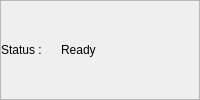
        <widget class="QWidget" name="StatusBar" native="true">
         <property name="minimumSize">
          <size>
           <width>0</width>
           <height>30</height>
          </size>
         </property>
         <layout class="QVBoxLayout" name="verticalLayout_14">
          <property name="spacing">
           <number>0</number>
          </property>
          <property name="leftMargin">
           <number>0</number>
          </property>
          <property name="topMargin">
           <number>0</number>
          </property>
          <property name="rightMargin">
           <number>0</number>
          </property>
          <property name="bottomMargin">
           <number>0</number>
          </property>
          <item>
           <widget class="QFrame" name="frame_18">
            <property name="minimumSize">
             <size>
              <width>30</width>
              <height>0</height>
             </size>
            </property>
            <property name="frameShape">
             <enum>QFrame::StyledPanel</enum>
            </property>
            <property name="frameShadow">
             <enum>QFrame::Raised</enum>
            </property>
            <layout class="QHBoxLayout" name="horizontalLayout_21">
             <property name="spacing">
              <number>0</number>
             </property>
             <property name="leftMargin">
              <number>0</number>
             </property>
             <property name="topMargin">
              <number>0</number>
             </property>
             <property name="rightMargin">
              <number>0</number>
             </property>
             <property name="bottomMargin">
              <number>0</number>
             </property>
             <item>
              <widget class="QLabel" name="label">
               <property name="maximumSize">
                <size>
                 <width>60</width>
                 <height>16777215</height>
                </size>
               </property>
               <property name="text">
                <string>Status : </string>
               </property>
              </widget>
             </item>
             <item>
              <widget class="QLabel" name="lineedit_status">
               <property name="text">
                <string>Ready</string>
               </property>
              </widget>
             </item>
            </layout>
           </widget>
          </item>
         </layout>
        </widget>
